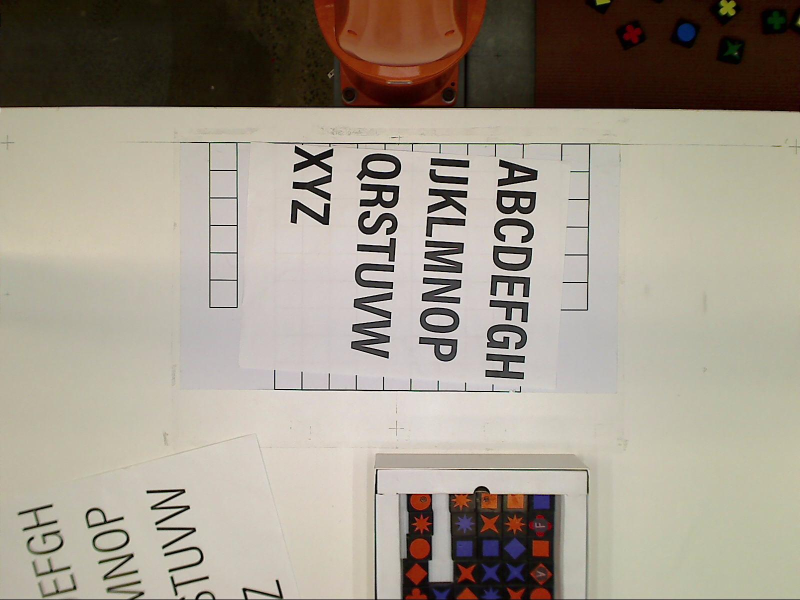
%> input picture Assignment2_Text/ImageSix.jpg, 1600 x 1200 px (shown at 1/2 size)
$ octave ImageProcessing_V3.m   (GNU Octave 9; MATLAB toolbox functions it lacks are replaced by stand-ins)
%> lines starting %> are read from the running program, lines starting %| are printed output that depends on the picture; in (x1, y1, x2, y2) boxes, pixels count from 0 and x2, y2 are one past the last pixel; in counts of white or black regions, pixels touching at a corner belong together; the program's own positions count from 1
%% Load in the Picture
I = imread("ImageSix.jpg");
%> I is the input picture: size 1200x1600x3 uint8; mean R, G, B 160, 151.3, 138.1
%imshow(I);
%% Main function Part
%Make function to filter out the boxes
[BWoverlay,S] = BoxFilter(I);
[Pic] = convertBinImage2RGB(BWoverlay);
I = rgb2gray(Pic);

%% MSER Regions
% Detect MSER regions.
[mserRegions, mserConnComp] = detectMSERFeatures(I, ...
    'RegionAreaRange',[200 8000],'ThresholdDelta',3);
% [186 lines not run here, left out]
function [BWoverlay,S] = BoxFilter(I)
BW = im2bw(I);
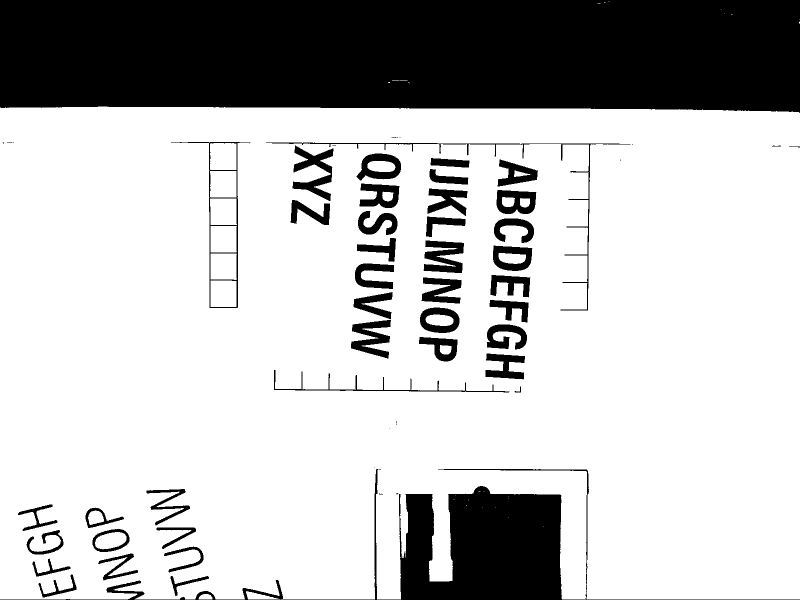
%> BW: size 1200x1600 logical (shown at 1/2 size); 74.7% white; 62 black regions (17 under 20 px)
s = regionprops(~BW,'Area','BoundingBox','Centroid');
%> s = 62 regions; largest, box (x1, y1, x2, y2), Area and Centroid: (0, 0, 1600, 226) 346628 [805.2 108.9], (0, 938, 1600, 1200) 64869 [948 1100.5], (585, 291, 667, 402) 3734 [628.9 344.1], (847, 481, 928, 546) 3378 [888.4 514.1], (702, 640, 782, 717) 3190 [743.6 676.1]
S = s;
%> S has the same summary as s
corners = [];
   for i = 1:numel(s)
  %a = find (s(i).Area < 6500 && s(i).Area > 5000 && abs(s(i).BoundingBox(3)-s(i).BoundingBox(4)) < 5);
  a = find (s(i).Area < 70 && s(i).Area > 0 | (s(i).Area < 3000)) %&& s(i).Area > 0 && abs(s(i).BoundingBox(3)-s(i).BoundingBox(4)) < 50));
   if (a == 1)
        corners = [corners;s(i).BoundingBox];
    end
   end
%> this loop made 62 passes
%> corners on passes 3 to 5: [5.5 285.5 3 2], [5.5 285.5 3 2; 14.5 285.5 10 1], [5.5 285.5 3 2; 14.5 285.5 10 1; 25.5 285.5 3 1]
%> after the loop, corners = 20 rows, first 8: [5.5 285.5 3 2; 14.5 285.5 10 1; 25.5 285.5 3 1; 665.5 290.5 7 1; 749.5 935.5 1 1; 757.5 938.5 5 1; 758.5 987.5 8 2; 779.5 856.5 1 1]

BWoverlay =  imcomplement(BW);
%> BWoverlay: size 1200x1600 logical; 25.3% white; 62 white regions (17 under 20 px), largest, box (x1, y1, x2, y2) and area: (0, 0, 1600, 226) 346628, (0, 938, 1600, 1200) 64869, (585, 291, 667, 402) 3734

   for i = 1:size(corners,1)

    BWoverlay(corners(i,2):(corners(i,2) + corners(i,4)),...
        corners(i,1):(corners(i,1) + corners(i,3)))=0;
   end
%> this loop made 20 passes
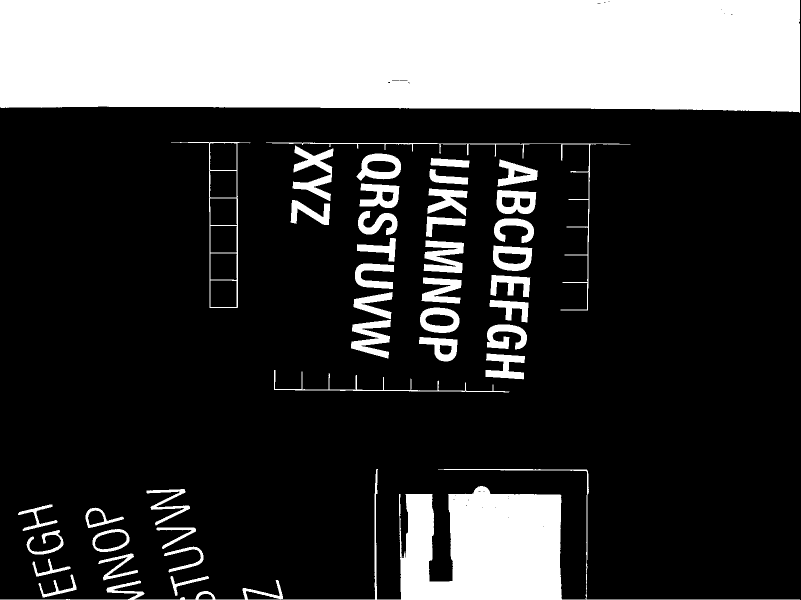
%> BWoverlay: size 1200x1601 logical (shown at 1/2 size); 25.2% white; 42 white regions
%> `[BWoverlay,S] = BoxFilter(I);`: S has the same summary as s in BoxFilter
% figure(20)
% imshow(BWoverlay);
end


%% Function to create the skeletonised path

% [56 lines left out: function SkelePath, not called in this run]

%% Function to convert Binary to RGB Image

function [RGB_Image] = convertBinImage2RGB(BinImage)
  RGB_Image = uint8( BinImage(:,:,[1 1 1]) * 255 );
%> the run ends on the next line
end
